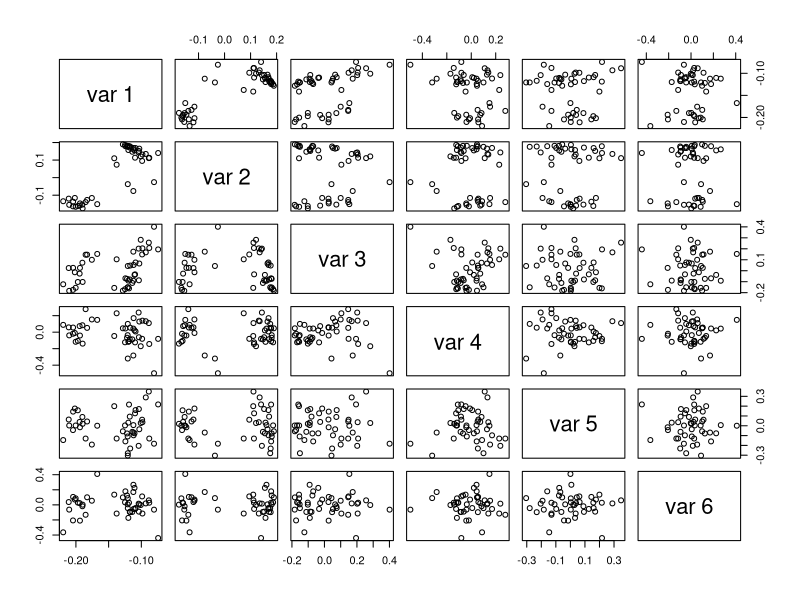
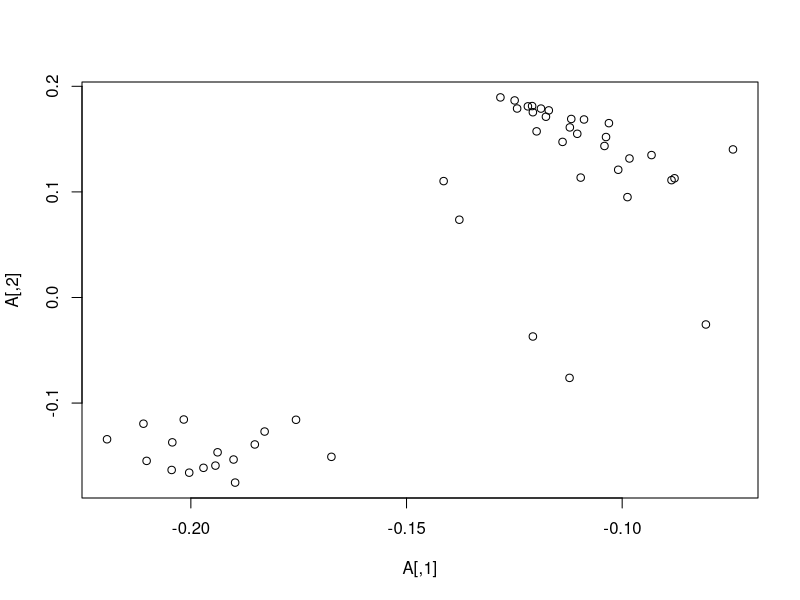
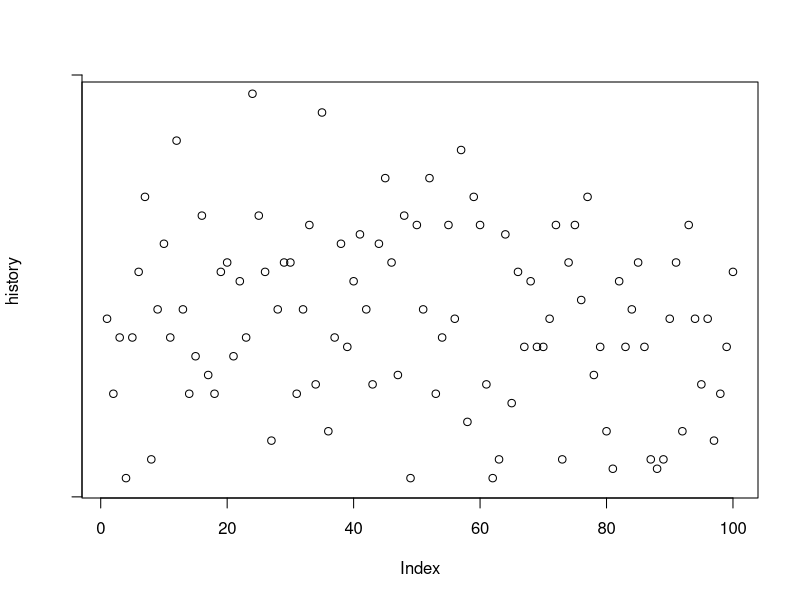
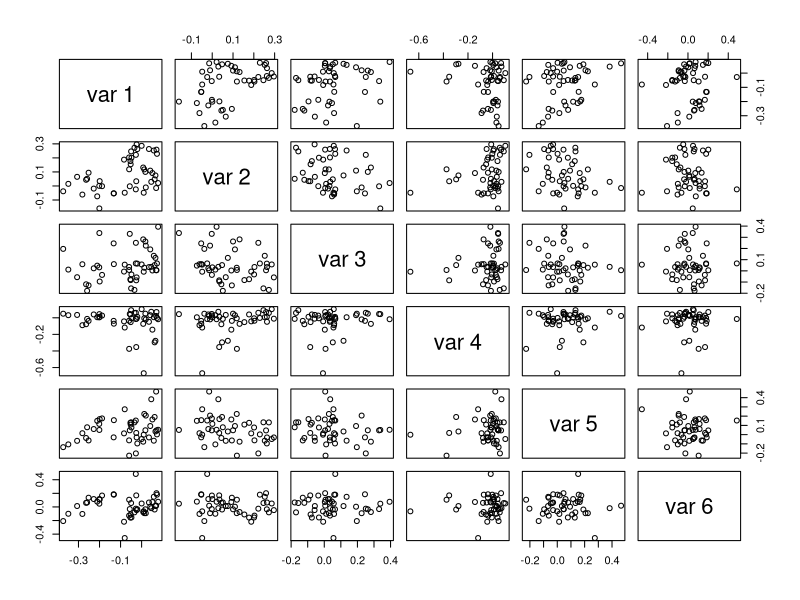
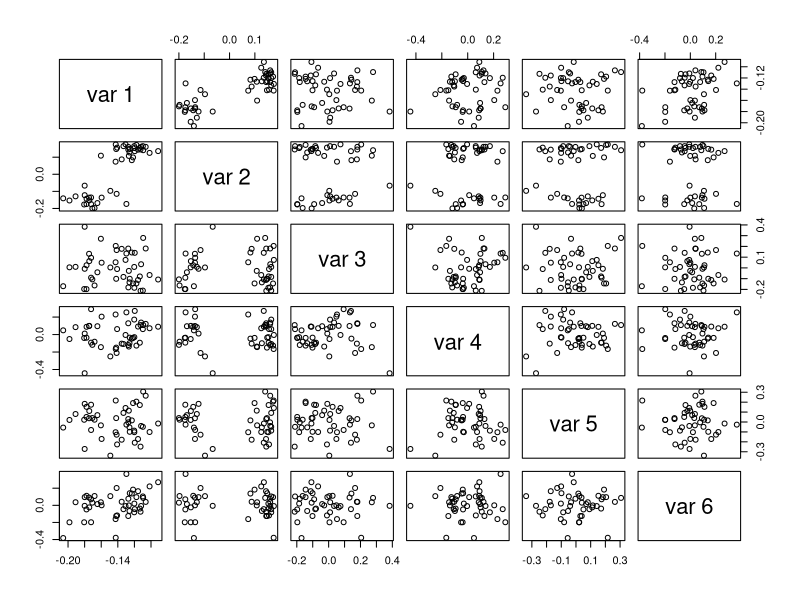

Reproduce these figures in R, in order.
## ---- chunk 1
knitr::opts_chunk$set(
  collapse = TRUE,
  comment = "#>",
  eval = FALSE
)
## ---- chunk 2
# frobenius inner product
inner <- function(A, B) sum(A * B)

objective <- function(X) {
  n <- nrow(X)
  C <- matrix(1 / n, n, n)
  0.25 * inner(X^2, (1 - C) %*% X^2)
}

A <- svd(swiss)$u
pairs(A)

plot(A)

alpha <- 0.2
n <- nrow(A)
d <- ncol(A)
C <- matrix(1 / n, n, n)

reps <- 100

TT <- diag(d)

history <- numeric(reps)

# simple attempt at projected gradient descent
for (i in 1:reps) {
  L <- A %*% TT
  history[i] <- objective(L)
  G <- t(A) %*% (L * (diag(n) - C) %*% L^2)
  TT_new <- TT - alpha * G
  s <- svd(TT_new)
  TT <- s$u %*% t(s$v)
}

V <- varimax(A, F)$rotmat
objective(A %*% V)
objective(A %*% TT)

all.equal(TT %*% t(TT), diag(nrow(TT)))
all.equal(t(TT) %*% TT, diag(nrow(TT)))

V - TT

head(A %*% V)
head(A %*% TT)

plot(history)

pairs(A %*% V)
pairs(A %*% TT)
